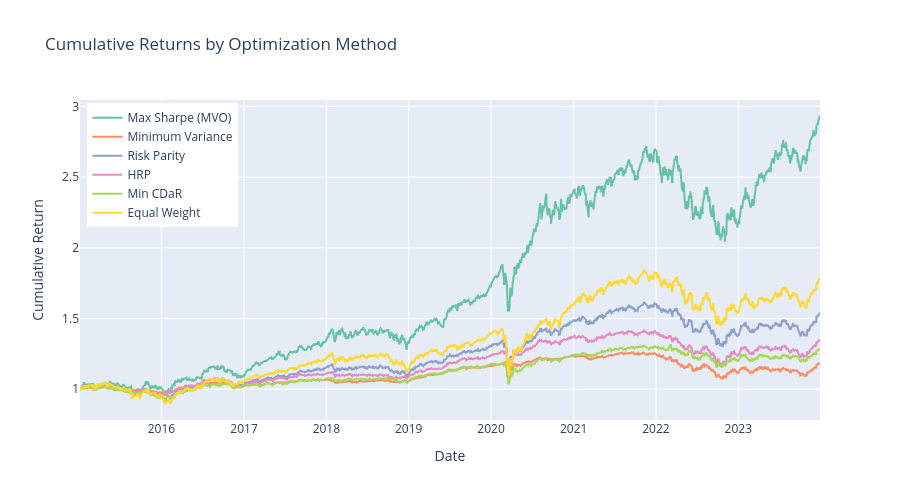

Notebook code cell kept with this figure:
### Code cell
# Compute cumulative returns
cumulative = (1 + returns_df).cumprod()

# Plot
fig = go.Figure()

colors = px.colors.qualitative.Set2
for i, col in enumerate(cumulative.columns):
    fig.add_trace(
        go.Scatter(
            x=cumulative.index,
            y=cumulative[col],
            name=col,
            line=dict(color=colors[i % len(colors)], width=2),
        )
    )

fig.update_layout(
    title="Cumulative Returns by Optimization Method",
    xaxis_title="Date",
    yaxis_title="Cumulative Return",
    height=500,
    legend=dict(yanchor="top", y=0.99, xanchor="left", x=0.01),
)
fig.show()

### Figure 1 — Plotly figure (JSON) as saved in the notebook; plotly's stock layout.template omitted (floating-point values rounded to 4 significant figures; data arrays with more than 128 entries replaced by an {"elided": "..."} marker saying what was removed)
{"data": [{"line": {"color": "rgb(102,194,165)", "width": 2}, "name": "Max Sharpe (MVO)", "type": "scatter", "x": {"elided": "2263 str values"}, "y": {"elided": "2263 float values"}}, {"line": {"color": "rgb(252,141,98)", "width": 2}, "name": "Minimum Variance", "type": "scatter", "x": {"elided": "2263 str values"}, "y": {"elided": "2263 float values"}}, {"line": {"color": "rgb(141,160,203)", "width": 2}, "name": "Risk Parity", "type": "scatter", "x": {"elided": "2263 str values"}, "y": {"elided": "2263 float values"}}, {"line": {"color": "rgb(231,138,195)", "width": 2}, "name": "HRP", "type": "scatter", "x": {"elided": "2263 str values"}, "y": {"elided": "2263 float values"}}, {"line": {"color": "rgb(166,216,84)", "width": 2}, "name": "Min CDaR", "type": "scatter", "x": {"elided": "2263 str values"}, "y": {"elided": "2263 float values"}}, {"line": {"color": "rgb(255,217,47)", "width": 2}, "name": "Equal Weight", "type": "scatter", "x": {"elided": "2263 str values"}, "y": {"elided": "2263 float values"}}], "layout": {"height": 500, "legend": {"x": 0.01, "xanchor": "left", "y": 0.99, "yanchor": "top"}, "title": {"text": "Cumulative Returns by Optimization Method"}, "xaxis": {"title": {"text": "Date"}}, "yaxis": {"title": {"text": "Cumulative Return"}}}}
